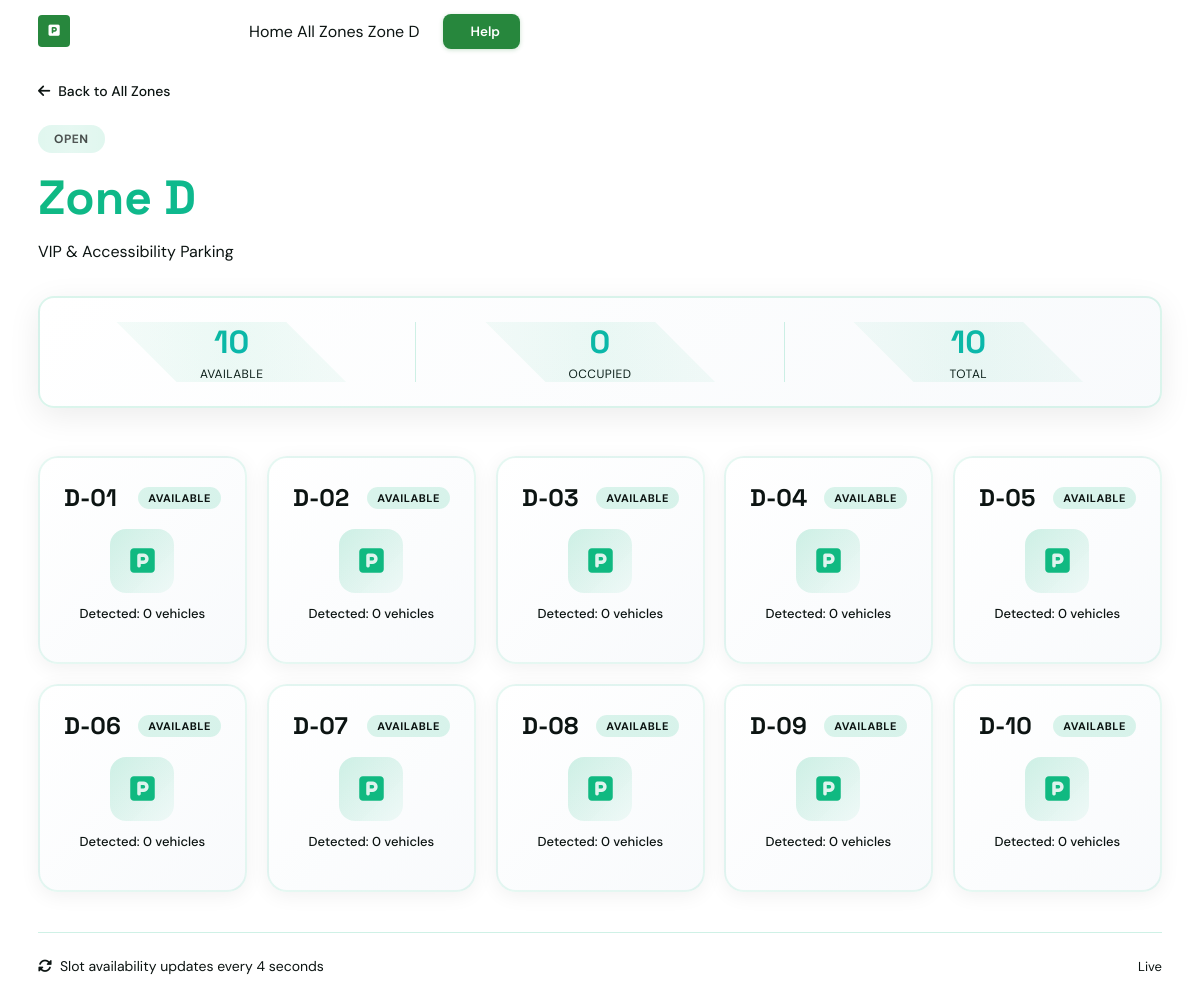
The app's page /parking/zone/6/, older data.
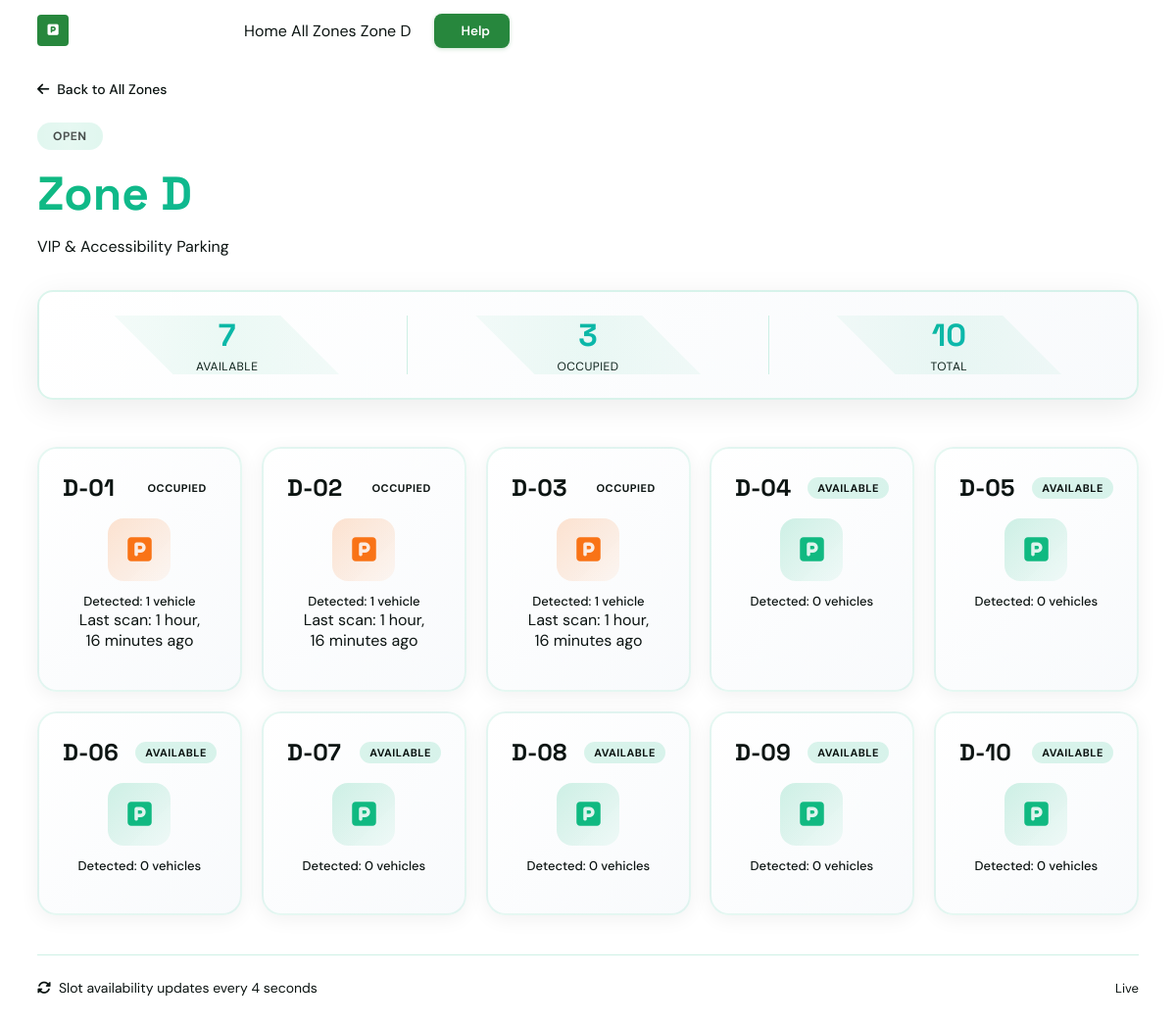
The same page, newer data.
### App/models.py (models this page shows, shortened)
class ParkingZone(models.Model):
    STATUS_CHOICES = [
        ('open',    'Open'),
        ('filling', 'Filling'),
        ('full',    'Full'),
        ('closed',  'Closed'),
    ]
    name             = models.CharField(max_length=100)
    description      = models.CharField(max_length=255, blank=True)
    capacity         = models.PositiveIntegerField(default=50)
    status           = models.CharField(max_length=10, choices=STATUS_CHOICES, default='open')
    latitude         = models.FloatField(default=0.0, help_text="Zone GPS latitude. Update to real value.")
    longitude        = models.FloatField(default=0.0, help_text="Zone GPS longitude. Update to real value.")
    manual_override  = models.BooleanField(default=False)
    override_status  = models.CharField(max_length=10, choices=STATUS_CHOICES, blank=True, null=True)
    created_at       = models.DateTimeField(auto_now_add=True)
    updated_at       = models.DateTimeField(auto_now=True)
    def occupied_count(self):
        return self.slots.filter(status='occupied').count()
    def available_count(self):
        return self.slots.filter(status='available').count()
    class Meta:
        ordering = ['name']

class ParkingSlot(models.Model):
    STATUS_CHOICES = [
        ('available', 'Available'),
        ('occupied',  'Occupied'),
        ('blocked',   'Blocked'),
    ]
    zone            = models.ForeignKey(ParkingZone, on_delete=models.CASCADE, related_name='slots')
    slot_number     = models.CharField(max_length=10)
    status          = models.CharField(max_length=10, choices=STATUS_CHOICES, default='available')
    detected_vehicles = models.PositiveIntegerField(default=0, help_text="Number of vehicles detected by YOLO")
    last_detection_at = models.DateTimeField(null=True, blank=True, help_text="Last time YOLO detection ran")
    confidence_score = models.FloatField(null=True, blank=True, help_text="Average confidence score of detection")
    updated_at      = models.DateTimeField(auto_now=True)
    class Meta:
        ordering = ['zone', 'slot_number']
        unique_together = ['zone', 'slot_number']

### App/views.py (the view)
# urls.py: path('zone/<int:zone_id>/', views.zone_detail, name='zone_detail'),
def zone_detail(request, zone_id):
    zone  = get_object_or_404(ParkingZone, id=zone_id)
    slots = zone.slots.all().order_by('slot_number')
    return render(request, 'zone_detail.html', {
        'zone':        zone,
        'slots':       slots,
    })

### templates/zone_detail.html (shortened to what this page needs)
{% load static %}
<!DOCTYPE html>
<html lang="en">
<head>
    <link rel="stylesheet" href="https://cdnjs.cloudflare.com/ajax/libs/font-awesome/6.5.0/css/all.min.css">
    <link rel="stylesheet" href="{% static 'css/index.css' %}">
    <link rel="stylesheet" href="{% static 'css/parking.css' %}">
    <link rel="stylesheet" href="{% static 'css/zone_detail.css' %}">
</head>
<body>
    <nav class="site-nav">
        <div class="container">
            <div class="nav-inner">
                <a href="/" class="nav-logo">
                    <div class="nav-logo-mark">
                        <i class="fa-solid fa-square-parking"></i>
                    </div>
                    <div class="logo-text">
                        <span class="logo-main">CampAlly</span>
                        <span class="logo-badge">Parking</span>
                    </div>
                </a>
                <div class="nav-links-wrap">
                    <a href="/" class="nav-link">Home</a>
                    <a href="/parking/" class="nav-link">All Zones</a>
                    <a href="/parking/zone/{{ zone.id }}/" class="nav-link active">{{ zone.name }}</a>
                </div>
                <div class="nav-actions">
                    <button class="btn btn-primary"> Help</button>
                </div>
            </div>
        </div>
    </nav>
    <section id="zone-detail">
        <div class="container">
            <div class="zone-header">
                <div class="zone-breadcrumb">
                    <a href="/parking/" class="breadcrumb-link">
                        <i class="fa-solid fa-arrow-left"></i> Back to All Zones
                    </a>
                </div>
                <div class="zone-title-section">
                    <div class="zone-badge status-{{ zone.status }}">
                        {{ zone.get_status_display }}
                    </div>
                    <h1 class="zone-title">{{ zone.name }}</h1>
                    <p class="zone-description">{{ zone.description|default:"Parking zone in Redemption City" }}</p>
                </div>
                <div class="zone-stats">
                    <div class="zone-stat">
                        <div class="stat-value available" id="zone-available">{{ zone.available_count }}</div>
                        <div class="stat-label">Available</div>
                    </div>
                    <div class="zone-stat">
                        <div class="stat-value occupied" id="zone-occupied">{{ zone.occupied_count }}</div>
                        <div class="stat-label">Occupied</div>
                    </div>
                    <div class="zone-stat">
                        <div class="stat-value total" id="zone-total">{{ zone.slots.count }}</div>
                        <div class="stat-label">Total</div>
                    </div>
                </div>
            </div>
            <div class="slots-grid" id="slots-grid">
                {% for slot in slots %}
                <div class="slot-card status-{{ slot.status }}"
                     data-slot-id="{{ slot.id }}"
                     data-slot-number="{{ slot.slot_number }}">
                    <div class="slot-header">
                        <div class="slot-number">{{ slot.slot_number }}</div>
                        <div class="slot-status {{ slot.status }}">{{ slot.get_status_display }}</div>
                    </div>
                    <div class="slot-body">
                        <div class="slot-icon">
                            <i class="fa-solid fa-square-parking"></i>
                        </div>
                        <div class="slot-info">
                            <div class="slot-label">Detected: {{ slot.detected_vehicles }} vehicle{{ slot.detected_vehicles|pluralize }}</div>
                            {% if slot.last_detection_at %}
                            <div class="slot-meta">Last scan: {{ slot.last_detection_at|timesince }} ago</div>
                            {% endif %}
                        </div>
                    </div>
                </div>
                {% endfor %}
            </div>
            <div class="zone-footer">
                <div class="footer-info">
                    <i class="fa-solid fa-rotate"></i>
                    <span>Slot availability updates every 4 seconds</span>
                </div>
                <div class="footer-status" id="poll-status">
                    <span class="status-dot"></span>
                    <span>Live</span>
                </div>
            </div>
        </div>
    </section>
</body>
</html>

### static/css/index.css (style rules this page uses)
:root { --g900: #062715; --g800: #0d3d20; --g700: #155228; --g600: #1e6b31; --g500: #27873d; --g400: #33a34c; --g300: #5ec278; --g200: #a8ddb7; --g100: #d6f0de; --g50: #edf7f0; --g25: #f5fbf7; --n900: #0c1412; --n800: #1a2320; --n700: #2d3b37; --n600: #4a5e57; --n500: #637870; --n400: #8fa39b; --n300: #b8cac4; --n200: #d8e4e0; --n100: #ecf2f0; --n50: #f6faf8; --white: #ffffff; --red: #c0392b; --red50: #fdf2f1; --amber: #b45309; --amber50: #fef9ee; --blue: #1a4fa8; --blue50: #eff4fe; --nav-h: 62px; --r-s: 4px; --r-m: 8px; --r-l: 14px; --r-xl: 20px; --sh-s: 0 1px 3px rgba(0,0,0,.07), 0 1px 2px rgba(0,0,0,.04); --sh-m: 0 4px 16px rgba(0,0,0,.08), 0 1px 4px rgba(0,0,0,.04); --sh-l: 0 12px 40px rgba(0,0,0,.10), 0 3px 8px rgba(0,0,0,.05); --sh-xl: 0 24px 64px rgba(0,0,0,.12), 0 6px 16px rgba(0,0,0,.06); --ease-out: cubic-bezier(0.22, 1, 0.36, 1); --ease-spring: cubic-bezier(0.34, 1.56, 0.64, 1); --font: 'DM Sans', system-ui, -apple-system, sans-serif; --font-serif: 'Fraunces', Georgia, serif; --font-mono: 'DM Mono', 'Consolas', monospace; }
*, *::before, *::after { box-sizing: border-box; margin: 0; padding: 0; }
html { scroll-behavior: smooth; font-size: 16px; }
body { font-family: var(--font); color: var(--n900); background: var(--white); overflow-x: hidden; -webkit-font-smoothing: antialiased; }
a { color: inherit; text-decoration: none; }
button, input { font-family: var(--font); cursor: pointer; }
.container { max-width: 1180px; margin: 0 auto; padding: 0 28px; }
.site-nav { position: fixed; top: 0; left: 0; right: 0; z-index: 900; height: var(--nav-h); transition: background .3s ease, box-shadow .3s ease, border-color .3s ease; }
.nav-inner { height: var(--nav-h); display: flex; align-items: center; gap: 24px; }
.nav-logo { display: flex; align-items: center; gap: 10px; font-weight: 700; font-size: 1.05rem; color: var(--white); transition: color .2s; }
.nav-logo-mark { width: 32px; height: 32px; background: var(--g500); border-radius: var(--r-s); display: flex; align-items: center; justify-content: center; color: white; font-size: .8rem; flex-shrink: 0; }
.nav-actions { display: flex; gap: 8px; align-items: center; }
.btn { display: inline-flex; align-items: center; gap: 7px; border: none; border-radius: var(--r-m); font-weight: 600; font-size: .84rem; padding: 9px 20px; transition: all .2s var(--ease-out); white-space: nowrap; cursor: pointer; }
.btn-primary { background: var(--g500); color: white; box-shadow: 0 1px 4px rgba(39,135,61,.25); }
.stat-label { display: block; font-size: .72rem; color: var(--n400); text-transform: uppercase; letter-spacing: .04em; margin-top: 2px; }

### static/css/parking.css (style rules this page uses)
.stat-value { font-family: 'Space Grotesk', 'DM Sans', sans-serif; font-size: 36px; font-weight: 700; color: var(--primary); margin-bottom: 4px; }
.stat-label { font-size: 13px; color: var(--text-secondary); }
.zone-badge { font-size: 11px; font-weight: 700; padding: 4px 12px; border-radius: 20px; text-transform: uppercase; letter-spacing: 0.5px; }
.zone-badge.status-open { background: rgba(16, 185, 129, 0.15); color: var(--primary); }
.footer-info { display: flex; align-items: center; gap: 8px; font-size: 14px; color: var(--text-secondary); }
.footer-info i { color: var(--primary); }
.footer-status { display: flex; align-items: center; gap: 8px; font-size: 13px; color: var(--text-secondary); }
.status-dot { width: 8px; height: 8px; border-radius: 50%; background: var(--primary); animation: pulse 2s ease-in-out infinite; }

Row changes from the older to the newer data that the page shows:
computed for ParkingZone "Zone D": available_count "10" → "7"; occupied_count "0" → "3"
changed ParkingSlot (number 1 of 10 on the later page): status "AVAILABLE" → "OCCUPIED"; detected_vehicles "0" → "1"; last_detection_at (not shown) → "1 hour, 16 minutes"
changed ParkingSlot (number 2 of 10 on the later page): status "AVAILABLE" → "OCCUPIED"; detected_vehicles "0" → "1"; last_detection_at (not shown) → "1 hour, 16 minutes"
changed ParkingSlot (number 3 of 10 on the later page): status "AVAILABLE" → "OCCUPIED"; detected_vehicles "0" → "1"; last_detection_at (not shown) → "1 hour, 16 minutes"
